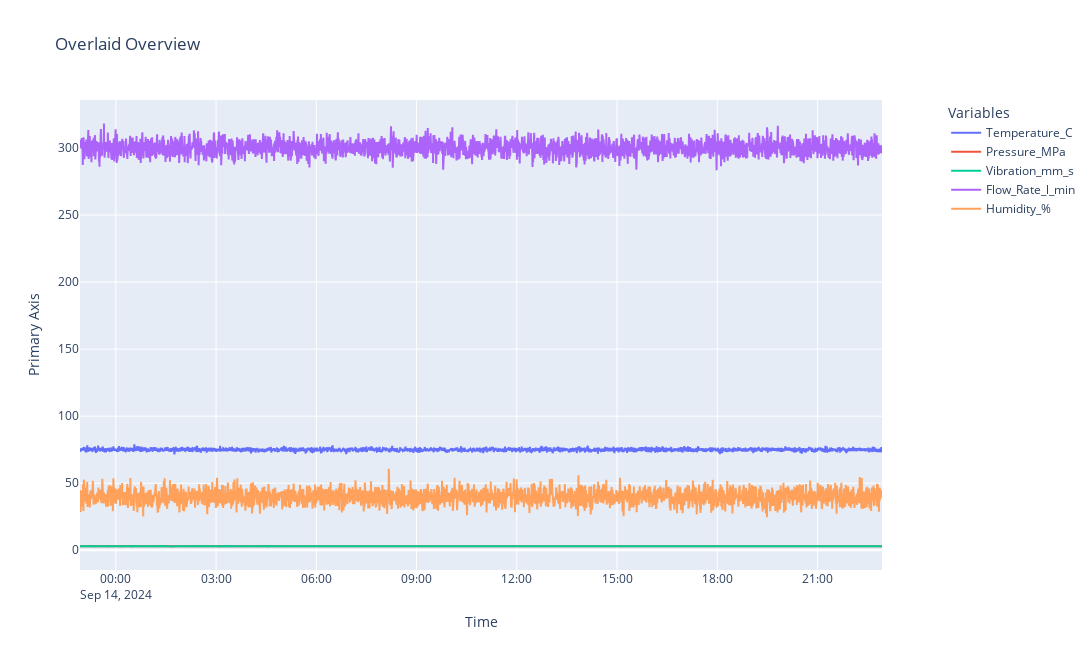

Notebook source saved alongside this figure:
### Code cell
fig_stable.show()

### Figure 1 — Plotly figure (JSON) as saved in the notebook; plotly's stock layout.template omitted (floating-point values rounded to 4 significant figures; data arrays with more than 128 entries replaced by an {"elided": "..."} marker saying what was removed)
{"data": [{"mode": "lines", "name": "Temperature_C", "type": "scatter", "x": {"elided": "2881 str values"}, "y": {"elided": "2881 float values"}, "yaxis": "y"}, {"mode": "lines", "name": "Pressure_MPa", "type": "scatter", "x": {"elided": "2881 str values"}, "y": {"elided": "2881 float values"}, "yaxis": "y"}, {"mode": "lines", "name": "Vibration_mm_s", "type": "scatter", "x": {"elided": "2881 str values"}, "y": {"elided": "2881 float values"}, "yaxis": "y"}, {"mode": "lines", "name": "Flow_Rate_l_min", "type": "scatter", "x": {"elided": "2881 str values"}, "y": {"elided": "2881 float values"}, "yaxis": "y"}, {"mode": "lines", "name": "Humidity_%", "type": "scatter", "x": {"elided": "2881 str values"}, "y": {"elided": "2881 float values"}, "yaxis": "y"}], "layout": {"height": 650, "hovermode": "x unified", "legend": {"title": {"text": "Variables"}, "x": 1.08, "xanchor": "left", "y": 1, "yanchor": "top"}, "title": {"text": "Overlaid Overview"}, "width": 1300, "xaxis": {"title": {"text": "Time"}}, "yaxis": {"title": {"text": "Primary Axis"}}}}
